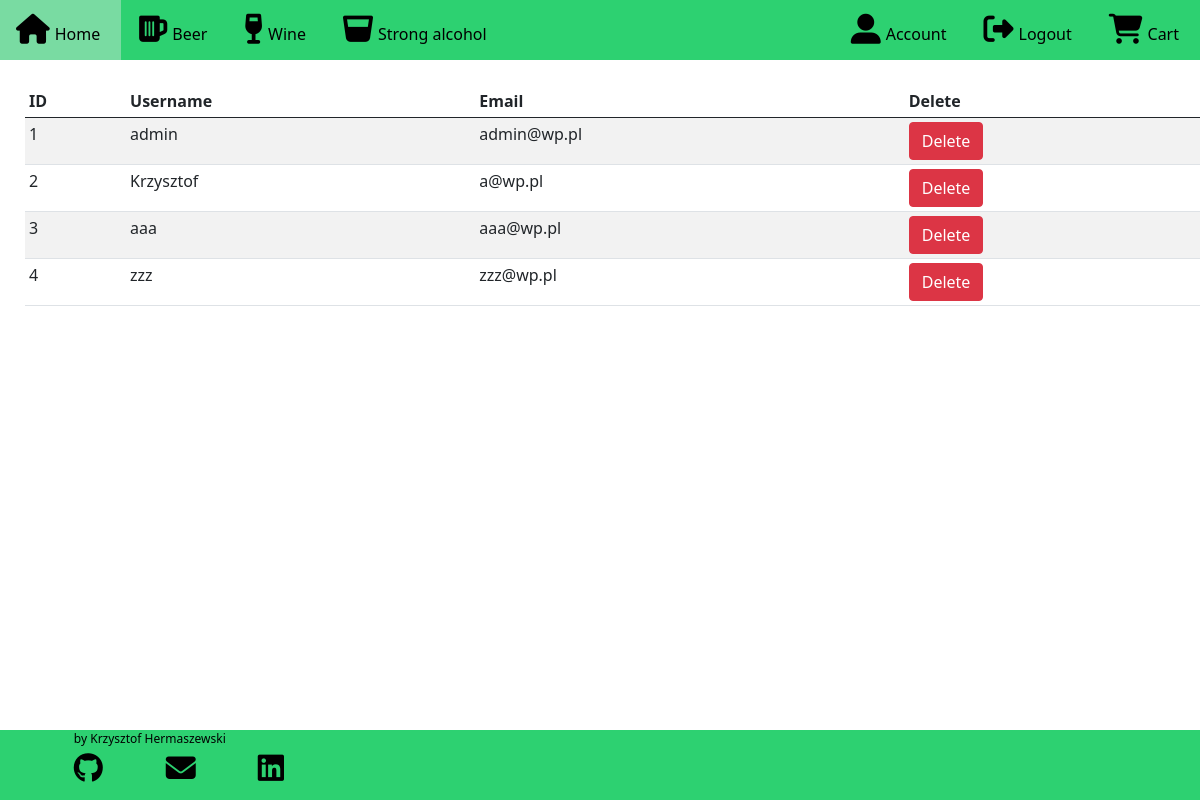
The page /admin/users/ (signed in) on the database as committed earlier.
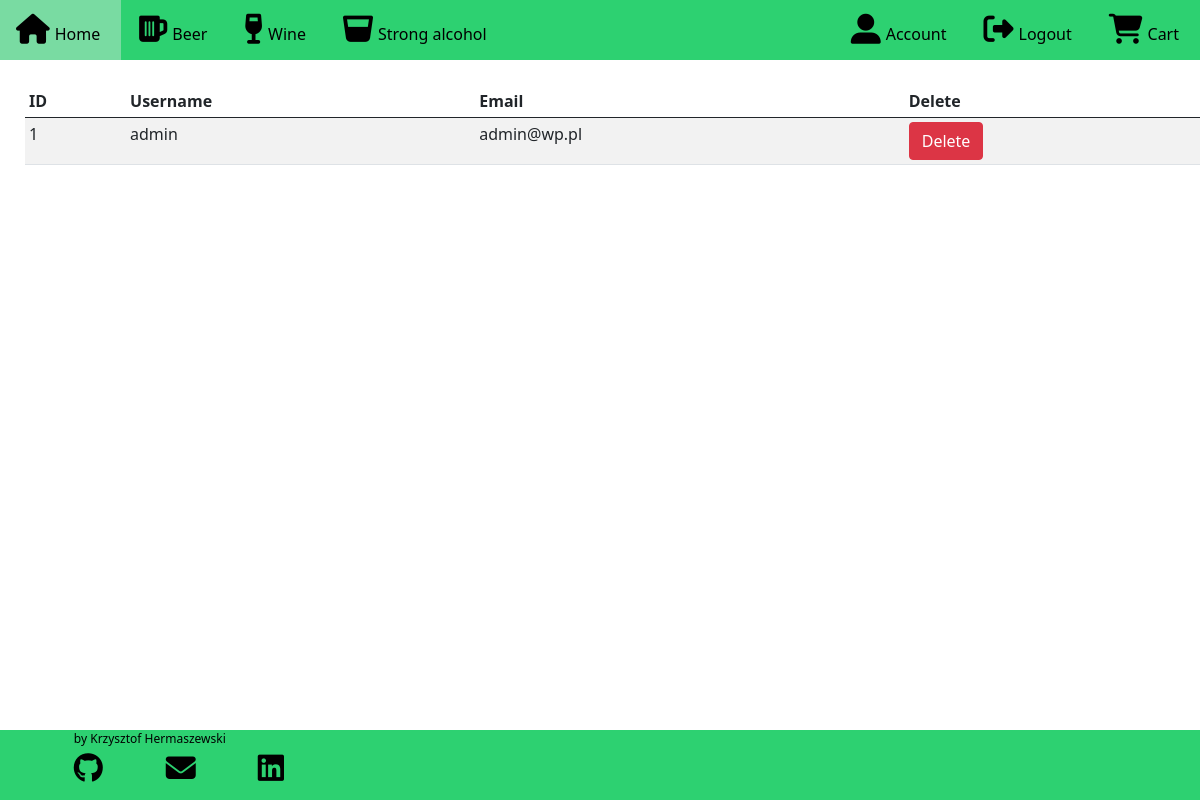
The same page on the database as committed later.
### alco_taxi/models.py (models this page shows, shortened)
class User(db.Model, UserMixin):
    id = db.Column(db.Integer, primary_key=True)
    username = db.Column(db.String(20), unique=True, nullable=False)
    email = db.Column(db.String(100), unique=True, nullable=False)
    password = db.Column(db.String(60), nullable=False)

### alco_taxi/routes.py (the view)
@app.route('/admin/users/', methods=['GET', 'POST'])
def admin_users():
    if current_user.is_authenticated and current_user.username == 'admin':
        users = User.query.all()
        return render_template("admin_users.html", users=users)
    else:
        flash(f"You don't have access to this section",'danger')
        return render_template("home.html")

### alco_taxi/models.py (called while the page is built)
@login_manager.user_loader
def load_user(user_id):
    return User.query.get(int(user_id))

    def __repr__(self):
        return f"Product('{self.product_name}')"

### alco_taxi/routes.py (called while the page is built)
@app.context_processor
def context_processor():
    products = Product.query.all()
    print(products)
    return dict(products=products)

### alco_taxi/templates/admin_users.html (shortened to what this page needs)
{% extends "base.html" %}
{% block content %}
<div class="conteiner">
    <table class="table table-striped table-sm">
    <thead>
        <th>ID</th>
        <th>Username</th>
        <th>Email</th>
        <th>Delete</th>
    </thead>
    <tbody>
        {% for user in users %}
        <tr>
            <td>{{ loop.index }}</td>
            <td>{{ user.username }}</td>
            <td>{{ user.email }}</td>
            <td><a href="{{url_for('admin_delete_users', id=user.id)}}" class="btn btn-danger">Delete</a></td>
         </tr>
         {% endfor %}
{% endblock content %}

### alco_taxi/templates/base.html (shortened to what this page needs)
<!DOCTYPE html>
<html>
<head>
    <link href="https://cdn.jsdelivr.net/npm/bootstrap@5.0.1/dist/css/bootstrap.min.css" rel="stylesheet">
    <link rel="stylesheet" href="{{ url_for('static', filename='style.css') }}">
</head>
<body>
    <ul>
        <li><a href="{{ url_for('home') }}"><i class="fas fa-home"></i><span>Home</span></a></li>
        <li><a href="{{ url_for('beer') }}"><i class="fas fa-beer"></i><span>Beer</span></a></li>
        <li><a href="{{ url_for('wine') }}"><i class="fas fa-wine-glass"></i><span>Wine</span></a></li>
        <li><a href="{{ url_for('strong') }}"><i class="fas fa-glass-whiskey"></i><span>Strong alcohol</span></a></li>
        <li style="float:right"><a href="{{ url_for('basket') }}"><i class="fas fa-shopping-cart"></i><span>Cart</span></a></li>
        {% if current_user.is_authenticated %}
        <li style="float:right"><a href="{{ url_for('logout') }}"><i class="fas fa-sign-out-alt"></i><span>Logout</span></a></li>
        <li style="float:right"><a href="{{ url_for('account') }}"><i class="fas fa-user-alt"></i><span>Account</span></a></li>
        {% else %}
        <li style="float:right"><a href="{{ url_for('login') }}"><i class="fas fa-user-circle"></i></i><span>Login</span></a></li>
        <li style="float:right"><a href="{{ url_for('register') }}"><i class="fas fa-edit"></i><span>Register</span></a></li>
        {% endif %}
      </ul>
    {% block content %}
    {% endblock %}
    {% block footer %}
    <div class="footer">
      <div class="f1">by Krzysztof Hermaszewski
        <div class="row">
          <div class="column">
            <a href="https://github.com/Kristof-nl">
              <i class="fab fa-github"></i>
            </a>
          </div>
          <div class="column">
            <a href = "mailto: hermaszewski.krzysztof@gmail.com">
              <i class="fas fa-envelope"></i>
            </a>
          </div>
          <div class="column">
            <a href="https://www.linkedin.com/in/krzysztof-hermaszewski-a6580b210/">
            <i class="fab fa-linkedin"></i>
            </a>
          </div>
        </div>
      </div>
    </div>
    {% endblock %}
</body>
</html>

### alco_taxi/static/style.css (style rules this page uses)
ul { list-style-type: none; margin: 0; padding: 0; overflow: hidden; background-color: rgb(45, 209, 113); }
li { float: left; }
li a { display: block; color: rgb(0, 0, 0); text-align: center; padding: 14px 16px; text-decoration: none; }
.footer { position: fixed; left: 0; bottom: 0; width: 100%; height: 70px; background-color: rgb(45, 209, 113) ; color: black; text-align: center; }
.f1, .f2, .f3 { -moz-box-sizing: border-box; box-sizing: border-box; display: inline-block; text-align: right; font-size: 12px; padding: 0 6%; min-width: 300px; width: 33%; }
.f1 { text-align: left; margin-bottom: 5px; }
.column { float: left; width: 33.33%; }
.row { margin-top: 5px; }
.fab { color: black; text-align:center; font-size: 30px; }
.fas { color: black; text-align:center; font-size: 30px; }
span { margin: 5px; }
table { margin: 25px; }

Rows that differ between the two databases and show on the page:
removed User: username "Krzysztof", email "a@wp.pl"
removed User: username "aaa", email "aaa@wp.pl"
removed User: username "zzz", email "zzz@wp.pl"
